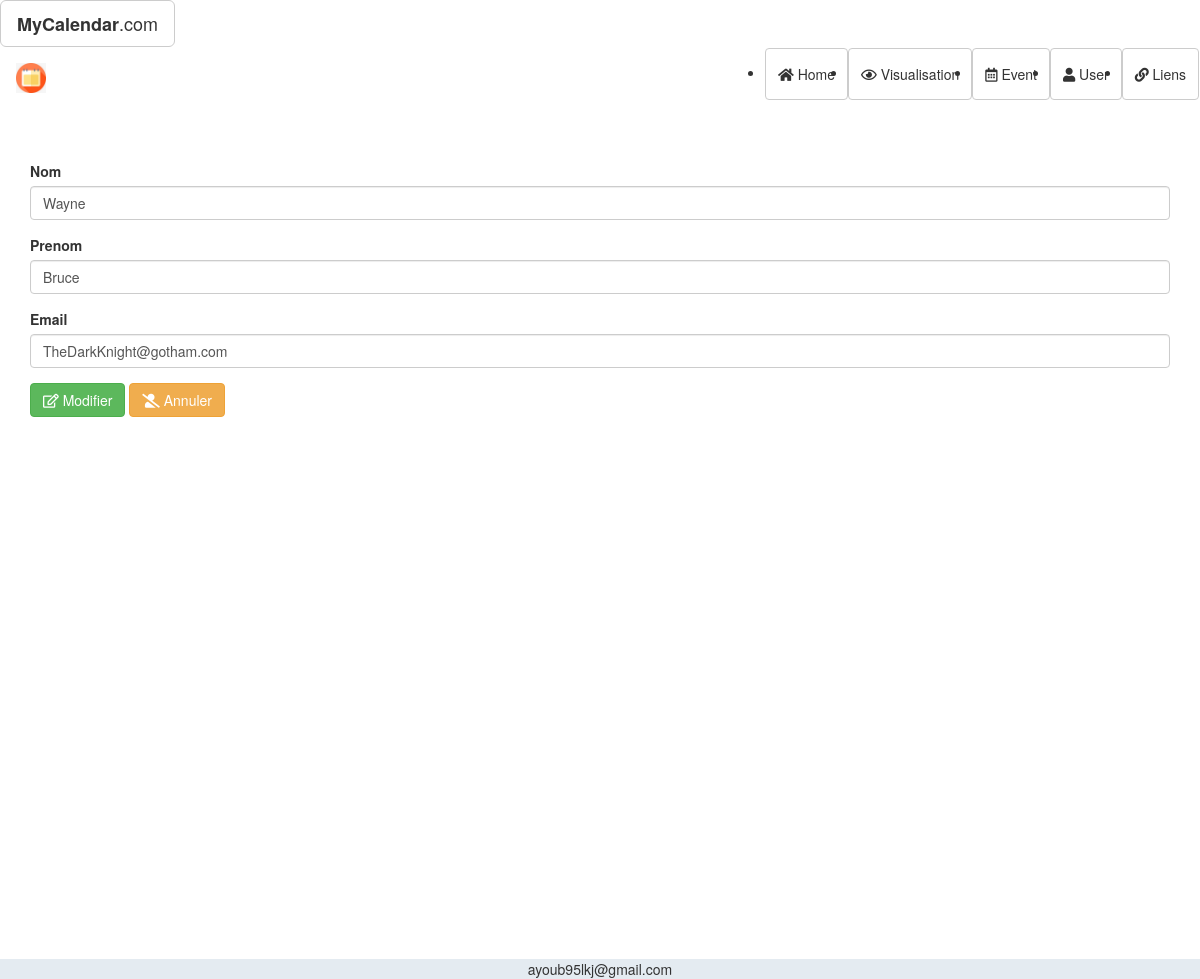
/modifier.php?id=6, run on the app's committed database.
### tables this page shows
CREATE TABLE IF NOT EXISTS `user` (
  `Id` int(11) NOT NULL AUTO_INCREMENT,
  `Nom` varchar(25) NOT NULL,
  `Prenom` varchar(25) NOT NULL,
  `Email` varchar(40) NOT NULL,
  `Password` varchar(30) NOT NULL,
  PRIMARY KEY (`Id`),
  UNIQUE KEY `Email` (`Email`)
);

### Cluser.php (called while the page is built, shortened)
<?php
class Cluser{
    public $Nom ;
    private $Prenom ;
    private $Email ;
function __construct(){
     $this->Nom = "" ;
    $this->Prenom = "" ;
    $this->Email ="";
}
public function GetNom(){
    return $this->Nom;
}
public function GetPrenom(){
    return $this->Prenom;
}
public function GetEmail(){
    return $this->Email;
}
public function select_id($id){
    require 'connect.php';
    $rep = $bdd->query('select * from user where id ='.$id);
    while($donnees = $rep->fetch()){
    $a=$donnees['Nom'];
    $b=$donnees['Prenom'];
    $c=$donnees['Email'];
    }
    $this->Nom=$a;
    $this->Prenom=$b;
    $this->Email=$c;
}
}
?>

### modifier.php (the view, shortened to what this page needs)
<html>
<head>
    <link rel="stylesheet" href="../css/bootstrap.min.css">
    <link rel="stylesheet" href="modif.css">
    <link rel="stylesheet" href="https://use.fontawesome.com/releases/v5.5.0/css/all.css" >
</head>
<body>
<?php include("header.php");
    require 'Cluser.php';?>
    <div class="container"><br>
        <br>
   <?php
        $id = $_GET['id'];
        $a = new Cluser();
        $a->select_id($id);
        ?>
    <form class="form" method="post" action="">
            <div class="form-group">
                <label for="nom">Nom</label>
                <input type="text" id="nom" name="nom" class="form-control" value="<?php echo $a->GetNom();?>" required>
            </div>
            <div class="form-group">
                <label for="prenom">Prenom</label>
                <input type="text" id="Prenom" name="prenom" class="form-control" value="<?php echo $a->GetPrenom();?>" required>
            </div>
            <div class="form-group">
                <label for="email">Email</label>
                <input type="text" id="email" name="email" value="<?php echo $a->GetEmail();?>" class="form-control" required>
            </div>
            <button type="submit" class="btn btn-Success"><i class="far fa-edit"></i> Modifier</button>
             <a href="User.php" class="btn btn-warning"><i class="fas fa-user-slash"></i> Annuler</a>
            </form>
    </div>
<?php include("footer.php"); ?>
</body>
</html>

### modif.css (style rules this page uses)
div.container { height: 838px; }

### data on the page
user: nom "Wayne", prenom "Bruce", email "TheDarkKnight@gotham.com"
